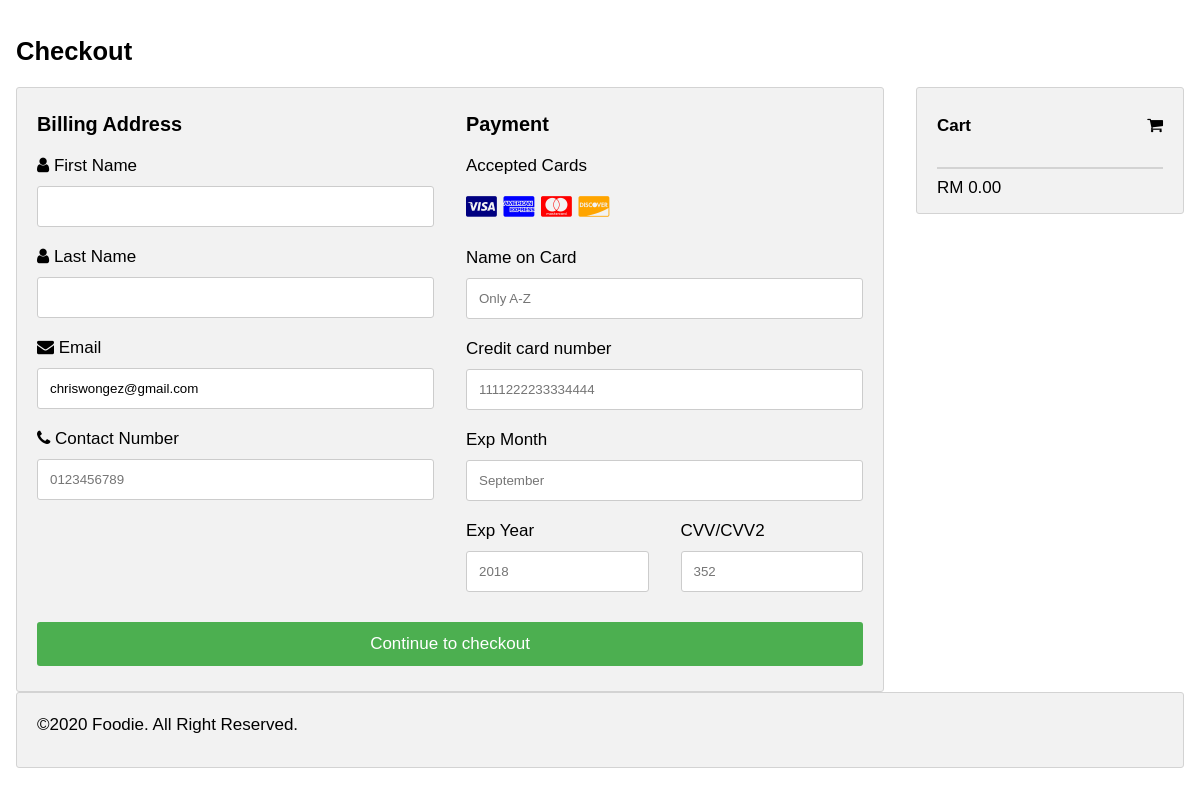
The app's page /checkout.php (signed in), older data.
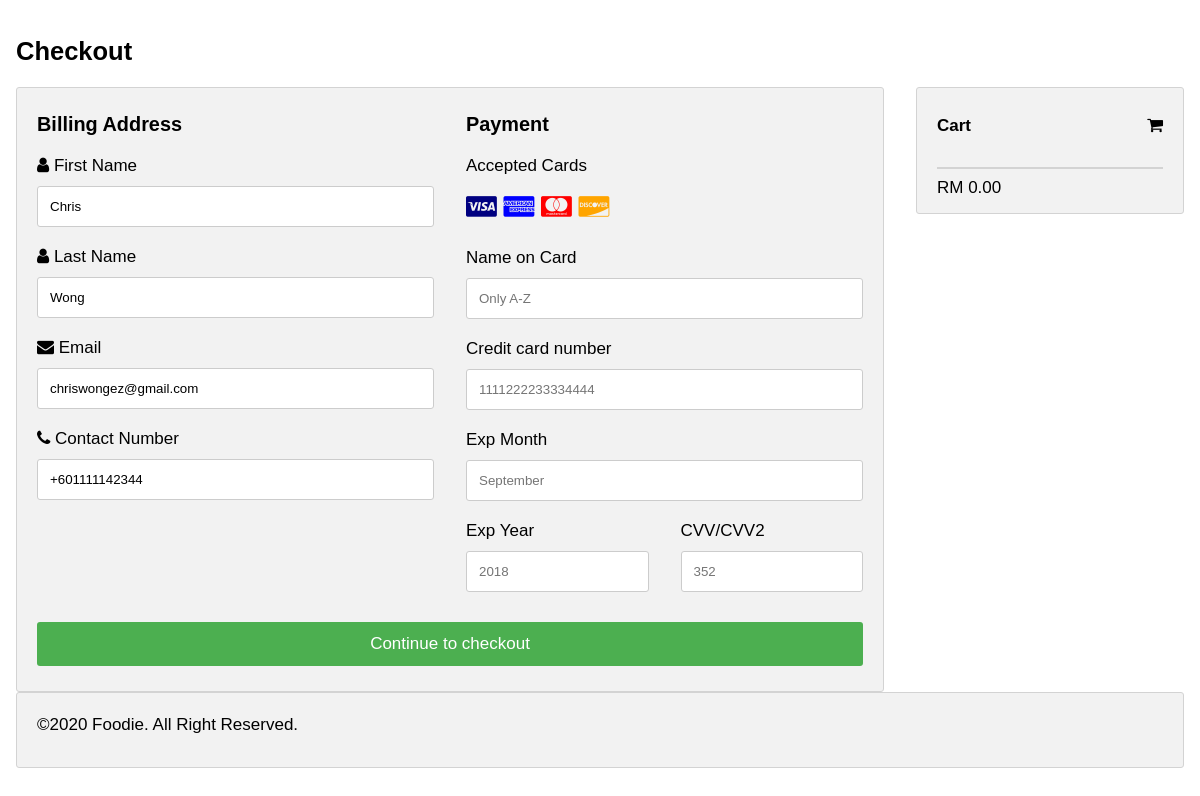
The same page, newer data.
### tables this page shows
CREATE TABLE `users` (
  `userID` int(4) UNSIGNED ZEROFILL NOT NULL,
  `username` varchar(255) NOT NULL,
  `userpass` varchar(255) NOT NULL,
  `userlevel` varchar(255) NOT NULL,
  `usercontact` varchar(255) DEFAULT NULL,
  `useremail` varchar(255) NOT NULL,
  `userIsBlock` tinyint(1) NOT NULL DEFAULT 0,
  `userfirst` varchar(255) DEFAULT NULL,
  `userlast` varchar(255) DEFAULT NULL,
  `userAdd` varchar(255) NOT NULL,
  `userCity` varchar(255) NOT NULL,
  `userState` varchar(255) NOT NULL,
  `userZip` int(6) NOT NULL
);

### checkout.php (the view, shortened to what this page needs)
<?php
require('./php/dbconnect.php');
if (!empty($_SESSION['cart'])) {
    $cart_count = "(" . count(array_keys($_SESSION['cart'])) . ")";
} else
    $cart_count = "";
if (isset($_SESSION['userID'])) {
    $userID = $_SESSION['userID'];
    $query = "SELECT * from users where userID = '$userID'";
    $result = mysqli_query($con, $query);
    if ($row = mysqli_fetch_assoc($result)) {
        $userfirst = $row['userfirst'];
        $userlast = $row['userlast'];
        $useremail = $row['useremail'];
        $usercontact = $row['usercontact'];
    }
}
?>
<!DOCTYPE html>
<html>
<head>
    <link rel="stylesheet" href="https://cdnjs.cloudflare.com/ajax/libs/font-awesome/4.7.0/css/font-awesome.min.css">
    <link rel="stylesheet" href="./css/checkout.css" />
</head>
<body>
    <h2>Checkout</h2>
    <div class="row">
        <div class="col-75">
            <div class="container">
                <form action="./php/proceedcheckout.php" method="POST">
                    <div class="row">
                        <div class="col-50">
                            <h3>Billing Address</h3>
                            <label for="fname"><i class="fa fa-user"></i> First Name</label>
                            <input type="text" id="fname" name="firstname" placeholder="" value="<?php echo $userfirst ?>">
                            <label for="lname"><i class="fa fa-user"></i> Last Name</label>
                            <input type="text" id="lname" name="lastname" placeholder="" value="<?php echo $userlast ?>">
                            <label for="email"><i class="fa fa-envelope"></i> Email</label>
                            <input type="text" id="email" name="email" placeholder="abc123@exmaple.com" value="<?php echo $useremail ?>">
                            <label for="contact"><i class="fa fa-phone"></i> Contact Number</label>
                            <input type="text" id="contact" name="contact" placeholder="0123456789" value="<?php echo $usercontact ?>">
                        </div>
                        <div class="col-50">
                            <h3>Payment</h3>
                            <label for="fname">Accepted Cards</label>
                            <div class="icon-container">
                                <i class="fa fa-cc-visa" style="color:navy;"></i>
                                <i class="fa fa-cc-amex" style="color:blue;"></i>
                                <i class="fa fa-cc-mastercard" style="color:red;"></i>
                                <i class="fa fa-cc-discover" style="color:orange;"></i>
                            </div>
                            <label for="cname">Name on Card</label>
                            <input type="text" id="cname" placeholder="Only A-Z" pattern="^[A-Z]+$">
                            <label for="ccnum">Credit card number</label>
                            <input type="text" id="ccnum" placeholder="1111222233334444" minlength="16" maxlength="16">
                            <label for="expmonth">Exp Month</label>
                            <input type="text" id="expmonth" placeholder="September">
                            <div class="row">
                                <div class="col-50">
                                    <label for="expyear">Exp Year</label>
                                    <input type="text" id="expyear" placeholder="2018" minlength="4" maxlength="4">
                                </div>
                                <div class="col-50">
                                    <label for="cvv">CVV/CVV2</label>
                                    <input type="text" id="cvv" placeholder="352" minlength="3" maxlength="4">
                                </div>
                            </div>
                        </div>
                    </div>
                    <input type="submit" value="Continue to checkout" class="btn">
                </form>
            </div>
        </div>
        <div class="col-25">
            <div class="container">
                <h4>Cart <span class="price" style="color:black"><i class="fa fa-shopping-cart"></i>
                        <b><?php echo $cart_count ?></b></span>
                </h4>
                <hr>
                <?php
                if (empty($total_price)) {
                    echo "<span>RM 0.00</span>";
                } else
                    echo "<p>Total <span class='price' style='color:black'> <b>RM" . number_format((float)$total_price, 2, '.', '') . "</b></span></p>";
                ?>
            </div>
        </div>
    </div>
    <?php
    include('./php/footer.php');
    ?>
</body>
</html>

Row changes from the older to the newer data that the page shows:
changed users "chriswongez@gmail.com": firstname (not shown) → "Chris"; lastname (not shown) → "Wong"; contact (not shown) → "+601111142344"
